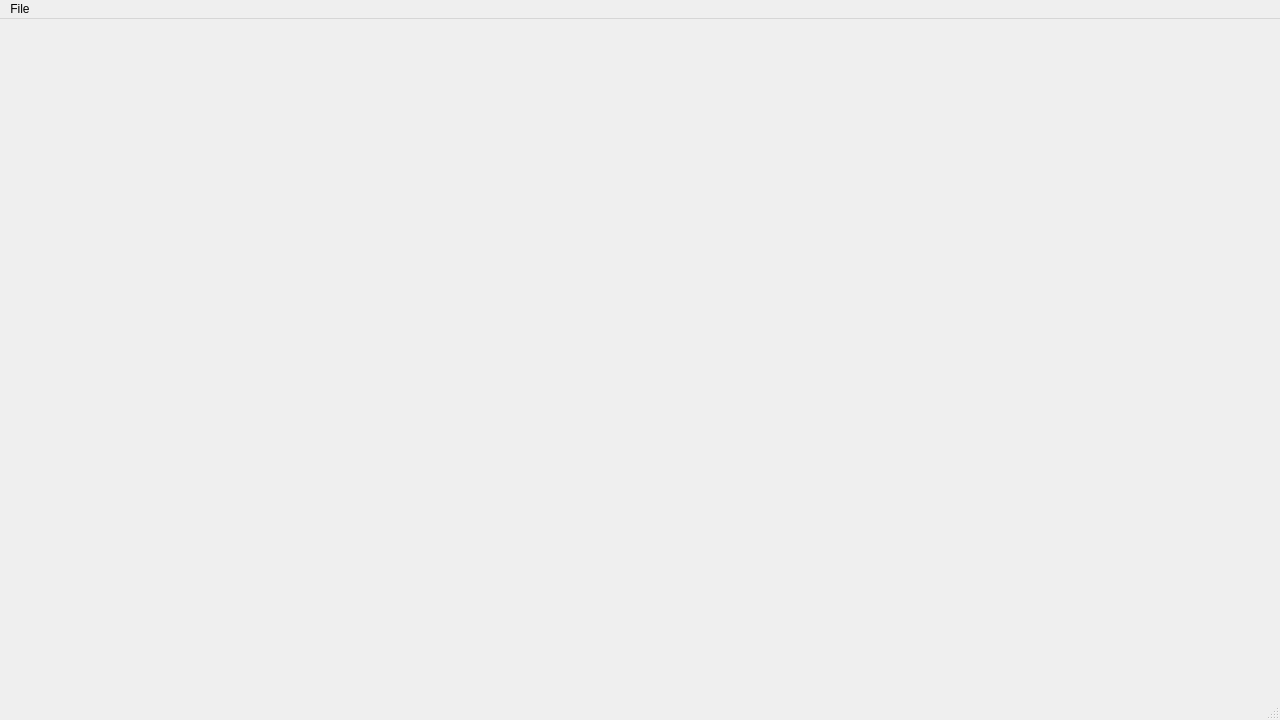
<?xml version="1.0" encoding="UTF-8"?>
<ui version="4.0">
 <class>MainWindow</class>
 <widget class="QMainWindow" name="MainWindow">
  <property name="geometry">
   <rect>
    <x>0</x>
    <y>0</y>
    <width>1280</width>
    <height>720</height>
   </rect>
  </property>
  <property name="sizePolicy">
   <sizepolicy hsizetype="Fixed" vsizetype="Fixed">
    <horstretch>0</horstretch>
    <verstretch>0</verstretch>
   </sizepolicy>
  </property>
  <property name="maximumSize">
   <size>
    <width>1280</width>
    <height>720</height>
   </size>
  </property>
  <property name="windowTitle">
   <string>Operation Graduation</string>
  </property>
  <property name="styleSheet">
   <string notr="true"/>
  </property>
  <widget class="QWidget" name="centralwidget">
   <property name="styleSheet">
    <string notr="true"/>
   </property>
   <widget class="QMdiArea" name="mdiArea">
    <property name="geometry">
     <rect>
      <x>0</x>
      <y>0</y>
      <width>1280</width>
      <height>720</height>
     </rect>
    </property>
    <property name="styleSheet">
     <string notr="true"/>
    </property>
    <property name="background">
     <brush brushstyle="NoBrush">
      <color alpha="255">
       <red>160</red>
       <green>160</green>
       <blue>160</blue>
      </color>
     </brush>
    </property>
    <property name="tabsMovable">
     <bool>false</bool>
    </property>
   </widget>
  </widget>
  <widget class="QMenuBar" name="menubar">
   <property name="geometry">
    <rect>
     <x>0</x>
     <y>0</y>
     <width>1280</width>
     <height>21</height>
    </rect>
   </property>
   <property name="defaultUp">
    <bool>false</bool>
   </property>
   <property name="nativeMenuBar">
    <bool>false</bool>
   </property>
   <widget class="QMenu" name="menuFile">
    <property name="geometry">
     <rect>
      <x>481</x>
      <y>174</y>
      <width>135</width>
      <height>169</height>
     </rect>
    </property>
    <property name="sizePolicy">
     <sizepolicy hsizetype="Fixed" vsizetype="Preferred">
      <horstretch>0</horstretch>
      <verstretch>0</verstretch>
     </sizepolicy>
    </property>
    <property name="title">
     <string>File</string>
    </property>
    <addaction name="actionNew_Game"/>
    <addaction name="actionLoad_Game"/>
    <addaction name="actionSave_Game"/>
    <addaction name="actionSave_As"/>
    <addaction name="separator"/>
    <addaction name="actionExit"/>
   </widget>
   <addaction name="menuFile"/>
  </widget>
  <widget class="QStatusBar" name="statusbar"/>
  <action name="actionNew_Game">
   <property name="text">
    <string>New Game</string>
   </property>
  </action>
  <action name="actionLoad_Game">
   <property name="text">
    <string>Load Game</string>
   </property>
  </action>
  <action name="actionSave_Game">
   <property name="text">
    <string>Save Game</string>
   </property>
  </action>
  <action name="actionSave_As">
   <property name="text">
    <string>Save As</string>
   </property>
  </action>
  <action name="actionExit">
   <property name="text">
    <string>Exit</string>
   </property>
  </action>
 </widget>
 <resources/>
 <connections>
  <connection>
   <sender>actionExit</sender>
   <signal>triggered()</signal>
   <receiver>MainWindow</receiver>
   <slot>close()</slot>
   <hints>
    <hint type="sourcelabel">
     <x>-1</x>
     <y>-1</y>
    </hint>
    <hint type="destinationlabel">
     <x>639</x>
     <y>359</y>
    </hint>
   </hints>
  </connection>
  <connection>
   <sender>actionNew_Game</sender>
   <signal>triggered()</signal>
   <receiver>MainWindow</receiver>
   <slot>newGame()</slot>
   <hints>
    <hint type="sourcelabel">
     <x>-1</x>
     <y>-1</y>
    </hint>
    <hint type="destinationlabel">
     <x>639</x>
     <y>359</y>
    </hint>
   </hints>
  </connection>
 </connections>
 <slots>
  <slot>newGame()</slot>
 </slots>
</ui>
